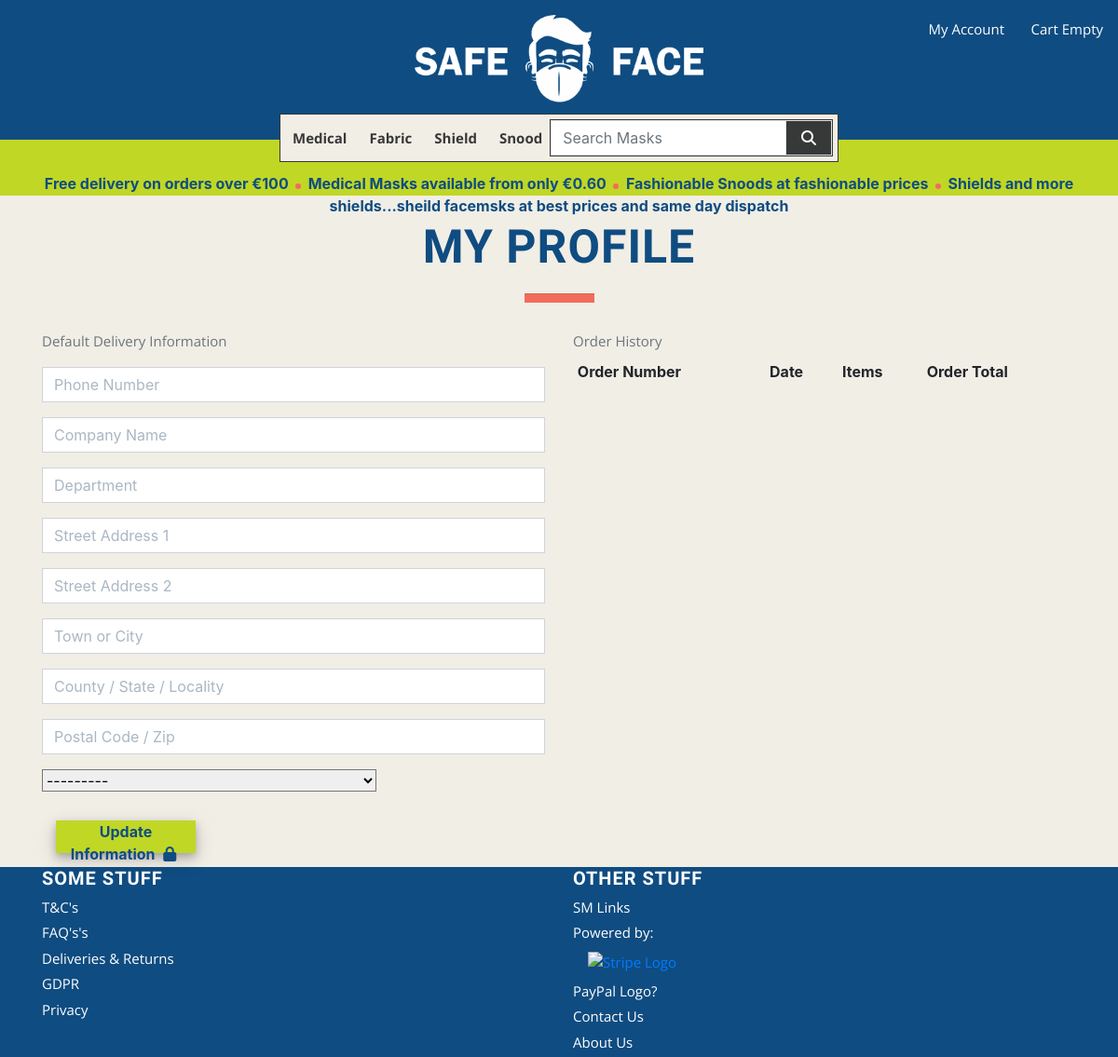
/profile/ (signed in), run on an earlier commit of the app's database.
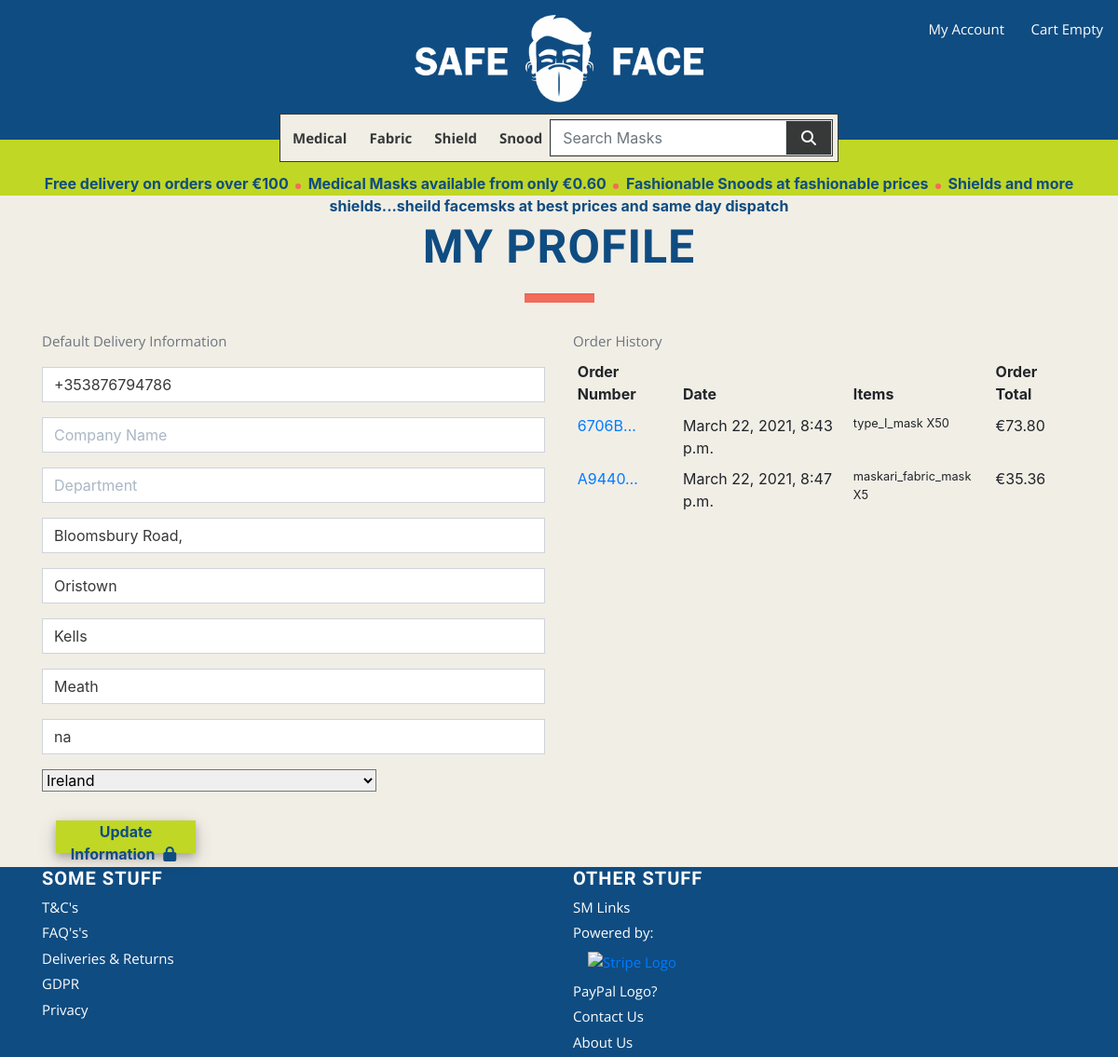
And on a later commit of the database.
### profiles/models.py (models this page shows, shortened)
class UserProfile(models.Model):
    user = models.OneToOneField(User, on_delete=models.CASCADE)
    default_phone_number = models.CharField(max_length=20,
                                            null=True, blank=True)
    default_company_name = models.CharField(max_length=254,
                                            null=True, blank=True)
    default_department = models.CharField(max_length=254,
                                          null=True, blank=True)
    default_street_address1 = models.CharField(max_length=80,
                                               null=True, blank=True)
    default_street_address2 = models.CharField(max_length=80,
                                               null=True, blank=True)
    default_town_or_city = models.CharField(max_length=40,
                                            null=True, blank=True)
    default_county = models.CharField(max_length=80,
                                      null=True, blank=True)
    default_postcode = models.CharField(max_length=20,
                                        null=True, blank=True)
    default_country = CountryField(blank_label='Country',
                                   null=True, blank=True)

### checkout/models.py (models this page shows, shortened)
class Order(models.Model):
    order_number = models.CharField(max_length=32, null=False, editable=False)
    user_profile = models.ForeignKey(UserProfile, on_delete=models.SET_NULL,
                                     null=True, blank=True, related_name='orders')
    date = models.DateTimeField(auto_now_add=True)
    full_name = models.CharField(max_length=50, null=False, blank=False)
    email = models.EmailField(max_length=254, null=False, blank=False)
    phone_number = models.CharField(max_length=20, null=False, blank=False)
    company_name = models.CharField(max_length=254, null=False, blank=False)
    department = models.CharField(max_length=254, null=False, blank=False)
    street_address1 = models.CharField(max_length=80, null=False, blank=False)
    street_address2 = models.CharField(max_length=80, null=True, blank=True)
    town_or_city = models.CharField(max_length=40, null=False, blank=False)
    county = models.CharField(max_length=80, null=True, blank=True)
    postcode = models.CharField(max_length=20, null=True, blank=True)
    country = CountryField(blank_label='Country *', null=False, blank=False)
    products_total = models.DecimalField(max_digits=6, decimal_places=2, null=False, default=0)
    delivery_cost = models.DecimalField(max_digits=6, decimal_places=2, null=False, default=0)
    sub_total = models.DecimalField(max_digits=6, decimal_places=2, null=False, default=0)
    net_total = models.DecimalField(max_digits=10, decimal_places=2, null=False, default=0)
    vat = models.DecimalField(max_digits=10, decimal_places=2, null=False, default=0)
    gross_total = models.DecimalField(max_digits=10, decimal_places=2, null=False, default=0)
    original_cart = models.TextField(null=False, blank=False, default='')
    stripe_pid = models.CharField(max_length=254, null=False, blank=False, default='')

class OrderLineItem(models.Model):
    order = models.ForeignKey(Order, null=False, blank=False, on_delete=models.CASCADE, related_name='lineitems')
    product = models.ForeignKey(Product, null=False, blank=False, on_delete=models.CASCADE)
    product_colour = models.CharField(max_length=50, null=True, blank=True)
    quantity = models.IntegerField(null=False, blank=False, default=0)
    lineitem_total = models.DecimalField(max_digits=6, decimal_places=2, null=False, blank=False, editable=False)

### products/models.py (models this page shows, shortened)
class Product(models.Model):
    category = models.ForeignKey('Category', null=True, blank=True, on_delete=models.SET_NULL)
    sku = models.CharField(max_length=254, null=True, blank=True)
    name = models.CharField(max_length=254)
    friendly_name = models.CharField(max_length=254, default=1)
    description = models.TextField()
    colours = models.BooleanField(default=False, null=True, blank=True)
    image1_url = models.URLField(max_length=1024, null=True, blank=True)
    image1 = models.ImageField(null=True, blank=True)
    image2_url = models.URLField(max_length=1024, null=True, blank=True)
    image2 = models.ImageField(null=True, blank=True)
    image3_url = models.URLField(max_length=1024, null=True, blank=True)
    image3 = models.ImageField(null=True, blank=True)
    certification = models.CharField(max_length=254, null=True, blank=True)
    standard = models.CharField(max_length=254, null=True, blank=True)
    dimensions = models.CharField(max_length=254, null=True, blank=True)
    material = models.CharField(max_length=254, null=True, blank=True)
    qty_1 = models.IntegerField(default=50)
    price_1 = models.DecimalField(max_digits=6, decimal_places=2, default=1)
    qty_2 = models.IntegerField(default=100)
    price_2 = models.DecimalField(max_digits=6, decimal_places=2, default=0.9)
    qty_3 = models.IntegerField(default=250)
    price_3 = models.DecimalField(max_digits=6, decimal_places=2, default=0.8)
    qty_4 = models.IntegerField(default=500)
    price_4 = models.DecimalField(max_digits=6, decimal_places=2, default=0.7)
    qty_5 = models.IntegerField(default=1000)
    price_5 = models.DecimalField(max_digits=6, decimal_places=2, default=0.6)
    price = models.DecimalField(max_digits=6, decimal_places=2, default=0)

### profiles/views.py (the view)
# urls.py: path('', views.profile, name='profile'),
def profile(request):
    profile = get_object_or_404(UserProfile, user=request.user)
    if request.method == 'POST':
        form = UserProfileForm(request.POST, instance=profile)
        if form.is_valid():
            form.save()
            messages.success(request, 'Profile updated successfuly')
    form = UserProfileForm(instance=profile)
    orders = profile.orders.all()
    template = 'profiles/profile.html'
    context = {
        'form': form,
        'orders': orders,
        'on_profile_page': True
    }
    return render(request, template, context)

### profiles/templates/profiles/profile.html (shortened to what this page needs)
{% extends "base.html" %}
{% load static %}
{% block extra_css %}
    <link rel="stylesheet" href="{% static 'profiles/css/profile.css' %}">
{% endblock %}
{% block content %}
    <div id="body-content-container" class="container">
        <h1>My Profile</h1>
        <hr class="h1-hr">
        <div class="row">
            <div class="col-12 col-lg-6">
                <p class="text-muted">Default Delivery Information</p>
                <form class="mt-3" action="{% url 'profile' %}" methods="POST" id="profile-update-form">
                    {{ form|crispy }}
                    <div class="col-sm-12 col-lg-6 justify-content-center">
                        <button id="submit-button" class="btn-std btn rounded-0 mx-auto">
                            Update Information
                            <span class="icon">
                                <i class="fas fa-lock"></i>
                            </span>
                        </button>
                    </div>
                </form>
            </div>
            <div class="col-12 col-lg-6">
                <p class="text-muted">Order History</p>
                <div class="order-history table-responsive">
                    <table class="table table-sm table-borderless">
                        <thead>
                            <tr>
                                <th>Order Number</th>
                                <th>Date</th>
                                <th>Items</th>
                                <th>Order Total</th>
                            </tr>
                        </thead>
                        <tbody>
                            {% for order in orders %}
                                <tr>
                                    <td>
                                        <a href="{% url 'order_history' order.order_number %}"
                                        title="{{ order.order_number }}">
                                            {{ order.order_number|truncatechars:6 }}
                                        </a>
                                    </td>
                                    <td>{{ order.date }}</td>
                                    <td>
                                        <ul class="list-unstyled">
                                            {% for item in order.lineitems.all %}
                                                <li class="small">
                                                    {{ item.product.name }} X{{ item.quantity }}
                                                </li>
                                            {% endfor %}
                                        </ul>
                                    </td>
                                    <td>€{{ order.gross_total }}</td>
                                </tr>
                            {% endfor %}
                        </tbody>
                    </table>
                </div>
            </div>
        </div>
    </div>
{% endblock %}

### templates/base.html (shortened to what this page needs)
{% load static %}
<!doctype html>
<html lang="en">
    <head>
        {% block core_css %}
            <link rel="stylesheet" href="https://cdn.jsdelivr.net/npm/bootstrap@4.6.0/dist/css/bootstrap.min.css">
            <link rel="stylesheet" href="{% static 'css/base.css' %}">
        {% endblock %}
        {% block extra_css %}
        {% endblock %}
    </head>
    <body>
        <header id="header" class="container-fluid sticky-top p-0">
            <div id="head-top" class="row navy-bg">
                <div id="head-login-cart" class="text-right">
                    <ul class="list-inline list-unstyled text-center text-lg-right my-1">
                        <li class="list-inline-item dropdown">
                            <a class="white nav-link p-0" href="#" id="user-options" data-toggle="dropdown" aria-haspopup="true" aria-expanded="false">
                                <div class="text-center">
                                    <p class="my-0 white">My Account</p>
                                </div>
                            </a>
                        </li>
                        <li class="list-inline-item">
                            <a class="{% if grand_total %}text-info font-weight-bold{% else %}white{% endif %} nav-link p-0 p-md-3" href="{% url 'view_cart' %}">
                                <div class="text-center">
                                    <p class="my-0 white">
                                        {% if net_total %}
                                            €{{ net_total|floatformat:2 }}
                                        {% else %}
                                            Cart Empty
                                        {% endif %}
                                    </p>
                                </div>
                            </a>
                        </li>
                    </ul>
                </div>
                <div id="head-log-div" class="col vertical-center text-center">
                    <a href="{% url 'home' %}" class="nav-link">
                        <img src="{{ MEDIA_URL }}core_media/safe_face_logo.png" id="head-logo" alt="Safe Face Logo"/>
                    </a>
                </div>
            </div>
            <div id="navbar" class="mx-auto p-0">
                <nav class="navbar navbar-expand-sm navbar-light justify-content-between">
                    <div class="collapse navbar-collapse" id="navbarSupportedContent">
                        <ul class="navbar-nav mx-auto">
                            <li class="cat list-inline-item">
                                <a class="nav-link" href="{% url 'products' %}?category=medical_masks" id="">
                                    <p class="my-0">Medical</p>
                                </a>
                            </li>
                            <li class="cat list-inline-item">
                                <a class="nav-link" href="{% url 'products' %}?category=fabric_masks" id="">
                                    <p class="my-0">Fabric</p>
                                </a>
                            </li>
                            <li class="cat list-inline-item">
                                <a class="nav-link" href="{% url 'products' %}?category=shield_masks" id="">
                                    <p class="my-0">Shield</p>
                                </a>
                            </li>
                            <li class="cat list-inline-item">
                                <a class="nav-link" href="{% url 'products' %}?category=snood_masks" id="">
                                    <p class="my-0">Snood</p>
                                </a>
                            </li>
                        </ul>
                    </div>
                    <div id="search_widget" class="">
                        <form method="GET" action="{% url 'products' %}" class="mx-auto">
                            <div id="search-input" class="input-group">
                                <input class="form-control border border-black rounded-0" type="text" name="q" placeholder="Search Masks">
                                <div class="input-group-append">
                                    <button class="form-control btn border border-black rounded-0" type="submit">
                                        <span class="icon">
                                            <i class="fas fa-search white"></i>
                                        </span>
                                    </button>
                                </div>
                            </div>
                        </form>
                    </div>
                </nav>
            </div>
            <div id="marketing_bar" class="text-center">
                <p><marquee class="news-scroll navy" behavior="scroll" direction="left" onmouseover="this.stop();" onmouseout="this.start();">
                    <a href="#"><strong>Free delivery on orders over €{{ free_delivery_threshold }}</strong></a> <span class="dot"></span>
                    <a href="{% url 'products' %}?category=medical_masks"><strong>Medical Masks available from only €0.60</strong></a> <span class="dot"></span>
                    <a href="{% url 'products' %}?category=snood_masks"><strong>Fashionable Snoods at fashionable prices</strong></a> <span class="dot"></span>
                    <a href="{% url 'products' %}?category=shield_masks"><strong>Shields and more shields...sheild facemsks at best prices and same day dispatch</strong></a>
                </marquee></p>
            </div>
        </header>
        <main>
            {% block content %}
            {% endblock %}
        </main>
        <footer>
            <div class="container">
                <div id="footer-div" class="row">
                    <div class="col-md-6 col-sm-12">
                        <h5 class="white">Some Stuff</h5>
                        <p class="white">T&C's</p>
                        <p class="white">FAQ's's</p>
                        <p class="white">Deliveries & Returns</p>
                        <p class="white">GDPR</p>
                        <p class="white">Privacy</p>
                    </div>
                    <div class="col-md-6 col-sm-12">
                        <h5 class="white">Other Stuff</h5>
                        <p class="white">SM Links</p>
                        <p class="white">Powered by:
                            <a href="www.stripe.com" class="nav-link float-right">
                                <img src="{{ MEDIA_URL }}core_media/stripe.png" style="width:50px;" alt="Stripe Logo"/>
                            </a>
                        </p>
                        <p class="white">PayPal Logo?</p>
                        <p class="white">Contact Us</p>
                        <p class="white">About Us</p>
                    </div>
                </div>
            </div>
        </footer>
    </body>
</html>

What changed in the data, as far as the page shows it:
changed UserProfile: default_phone_number (not shown) → "+353876794786"; default_street_address1 (not shown) → "Bloomsbury Road,"; default_street_address2 (not shown) → "Oristown"; default_town_or_city (not shown) → "Kells"; default_county (not shown) → "Meath"; default_postcode (not shown) → "na"; default_country "---------" → "Ireland"
added Order: order_number "6706B…", date "March 22, 2021, 8:43 p.m.", gross_total "73.80"
added OrderLineItem: product.name "type_I_mask", quantity "50", shown under "6706B…"
added Order: order_number "A9440…", date "March 22, 2021, 8:47 p.m.", gross_total "35.36"
added OrderLineItem: product.name "maskari_fabric_mask", quantity "5", shown under "A9440…"
